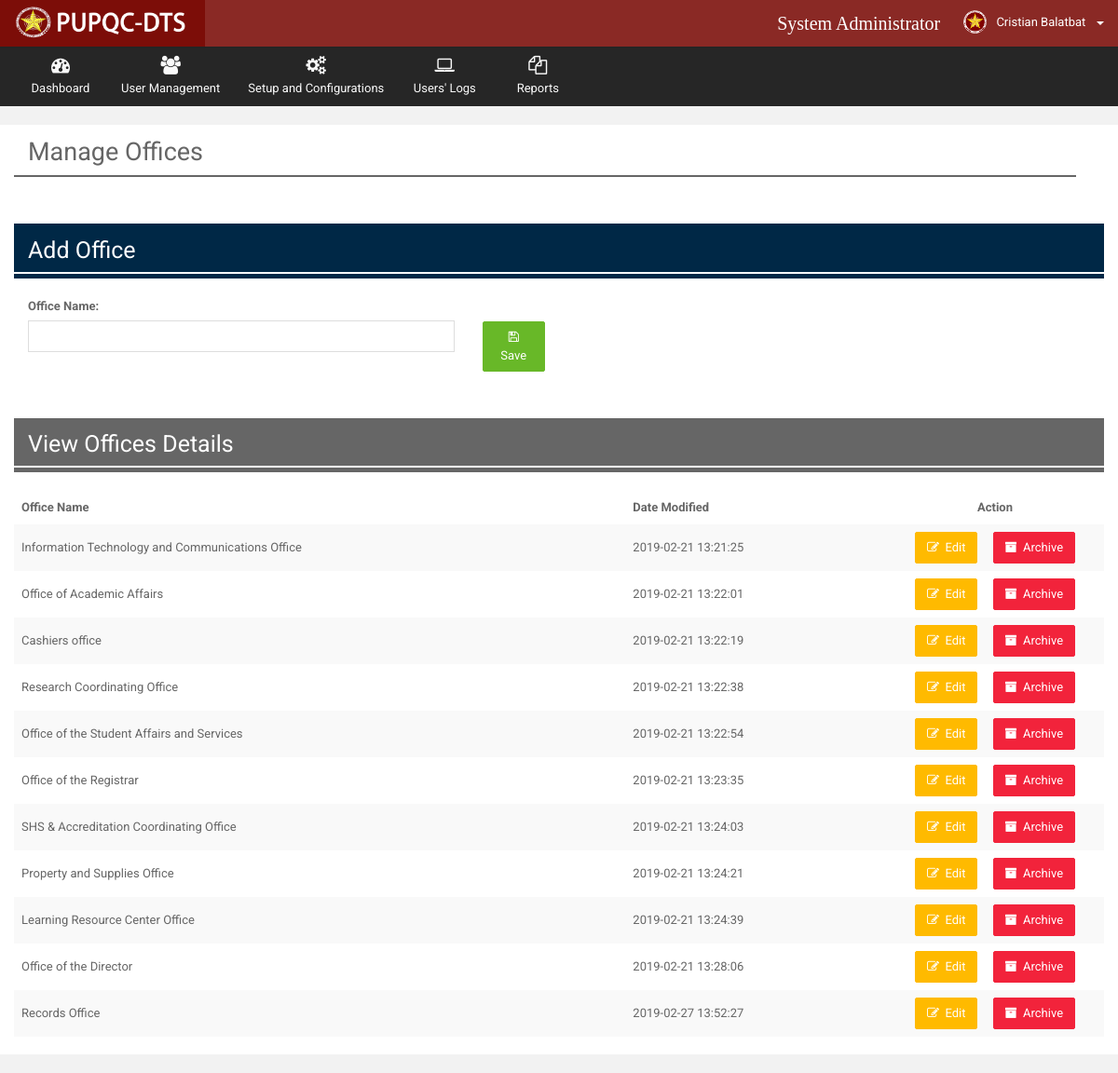
Screenshot of /Web/Admin/views/manage_department.php (signed in) with the database file from the repository.
### tables this page shows
CREATE TABLE `t_accounts` (
  `acc_ID` int(10) NOT NULL,
  `acc_empID` int(10) NOT NULL,
  `acc_username` varchar(100) NOT NULL,
  `acc_password` varchar(100) NOT NULL,
  `acc_email` varchar(255) DEFAULT NULL,
  `acc_user_role` int(10) NOT NULL,
  `acc_active_flag` varchar(20) NOT NULL DEFAULT 'Active',
  `acc_timestamp` datetime NOT NULL DEFAULT CURRENT_TIMESTAMP,
  `acc_mod_date` datetime NOT NULL DEFAULT CURRENT_TIMESTAMP
);

CREATE TABLE `t_employees` (
  `emp_ID` int(10) NOT NULL,
  `emp_lastname` varchar(100) NOT NULL,
  `emp_middlename` varchar(100) DEFAULT NULL,
  `emp_firstname` varchar(100) NOT NULL,
  `emp_office` int(10) NOT NULL,
  `emp_position` varchar(50) NOT NULL,
  `emp_picture` varchar(255) DEFAULT 'default.png',
  `emp_active_flag` bit(1) NOT NULL DEFAULT b'1',
  `emp_mod_date` datetime NOT NULL DEFAULT CURRENT_TIMESTAMP
);

CREATE TABLE `r_office` (
  `office_ID` int(10) NOT NULL,
  `office_name` varchar(200) NOT NULL,
  `office_stat` bit(1) NOT NULL DEFAULT b'1',
  `office_timestamp` datetime NOT NULL DEFAULT CURRENT_TIMESTAMP
);

### Web/Admin/views/manage_department.php (the view, shortened to what this page needs)
<?php
    include("../utilities/Header.php");
    include("../utilities/Notification.php");
    include("../utilities/navibar.php");
    include("../utilities/Tables.php");
?>
      <div class="wrapper row-offcanvas row-offcanvas-left">
       <div class="content">
          <section class="main-content">
             <div class="col-md-12">
                  <h2 style="margin-top: 15px">Manage Offices</h2>
                  <div class="row" style="padding:1px; background-color: #666666; margin-bottom: 50px; width: 100%"></div>
             </div>
              <div class="row" style="background-color: white">
                <div class="col-md-12">
                  <div class="box-info" >
                      <div class="panel-heading" style="background-color: #002846; ">
                          <h4 style="color: white; font-size: 25px">Add Office</h4>
                          <div class="row" style="padding:1px; background-color:white;"></div>
                      </div>
                      <br>
                      <form action="../functionalities/insert_func.php" method="POST">
                        <div class="col-md-5">
                            <label><b>Office Name:</b></label>
                            <input type="text" class="form-control" name="office_name" required/>
                        </div>
                        <div class="col-md-1">
                            <button class="btn btn-success" type="submit" name="add_office" style="margin-top: 26px"><i class="fa fa-save"></i> Save</button>
                        </div>
                      </form>
                   </div>
                 </div>
               </div>
              <div class="row" style="background-color: white">
                <div class="col-md-12" style="margin-top: 50px;">
                  <div class="box-info" >
                        <div class="panel-heading" style="background-color: #666666; ">
                          <h4 style="color: white; font-size: 25px">View Offices Details</h4>
                          <div class="row" style="padding:1px; background-color:white;"></div>
                        </div>
                        <br>
                        <div class="adv-table">
                         <table id="datatables" class="table table-striped table-no-border">
                            <thead>
                            <tr>
                                <th>Office Name</th>
                                <th>Date Modified</th>
                                <th style="text-align: center">Action</th>
                            </tr>
                            </thead>
                            <tbody>
                            <?php
                                $view_query = mysqli_query($connection,"SELECT * FROM `r_office` where office_stat = 1");
                                while($row = mysqli_fetch_assoc($view_query))
                                {
                                    $ID = $row["office_ID"];
                                    $office_name = $row["office_name"];
                                    $office_datestamp = $row["office_timestamp"];
                            ?>
                                <tr class="gradeX">
                                    <td width=""><?php echo $office_name ?></td>
                                    <td width=""><?php echo $office_datestamp; ?></td>
                                    <td width="20%">
                                      <center>
                                        <a data-toggle="modal" href="#edit<?php echo $ID?>" class="btn btn-round btn-warning">
                                          <i class="fa fa-edit"></i>&nbsp;
                                          Edit
                                        </a>
                                        <a data-toggle="modal" href="#archive<?php echo $ID?>" class="btn btn-round btn-danger">
                                          <i class="fa fa-archive"></i>&nbsp;
                                          Archive
                                        </a>
                                      </center>
                                    </td>
                                </tr>
                            <?php } ?>
                            </tbody>
                          </table>
                        </div>
                  </div>
                </div>
              </div>
          </section>
       </div>
      </div>
   </body>
</html>

### Web/Admin/utilities/Notification.php (shortened to what this page needs)
<body class="page-header-fixed page-sidebar-fixed page-layout-full-width" style="background-color: #f2f2f2">
  <div >
    <div class="page-wrapper" >
      <header class="header">
        <div class="logo">
          <a data-toggle="modal" href="#about_us" class="logo-text">
            <img src="../../../resources-web/images/dtslogo.png" style="width:100%; margin: 1%;" alt="">
          </a>
        </div>
        <nav role="navigation" class="navbar navbar-static-top">
          <div class="navbar-right">
            <ul class="nav navbar-nav">
              <li>
                <p style="font-size: 20px; color: white; margin-top: 10px; font-family: agency fb">
                  System Administrator&nbsp;&nbsp;
                </p>
              </li>
              <li class="dropdown dropdown-user menu-user">
                <a href="#" data-toggle="dropdown" class="dropdown-toggle">
                   <?php
                        $userID = $_SESSION['UserID'];
                        $view_query = mysqli_query($connection,"SELECT * FROM `t_accounts` AS ACC
                                                                INNER JOIN `r_user_role` AS USR
                                                                INNER JOIN `t_employees` AS EMP
                                                                INNER JOIN `r_office` AS OFF
                                                                ON  ACC.acc_user_role = USR.usr_ID
                                                                and EMP.emp_office = OFF.office_ID
                                                                and ACC.acc_empID = EMP.emp_ID
                                                                WHERE ACC.acc_ID = '$userID'
                                                                ");
                        while($row = mysqli_fetch_assoc($view_query))
                        {
                            $emp_lname = $row["emp_lastname"];
                            $emp_fname = $row["emp_firstname"];
                            $compname = $emp_fname.' '.$emp_lname;
                        }
                   ?>
                  <img src="../../../resources-web/images/PUPlogo.png" alt="User Image" class="img-circle"/>
                  <span class="hidden-xs">
                     <?php echo $compname; ?>
                  </span>&nbsp;
                  <b class="caret"></b>
                </a>
                  </li>
                </ul>
          </div>
        </nav>
      </header>

### resources-web/assets/css/themes/default.css (style rules this page uses)
.page-wrapper { float: left; width: 100%; position: relative; }
.wrapper { width: 100%; min-height: 100%; float: left; }
.wrapper:before, .wrapper:after { content: " "; display: table; }
.wrapper:after { clear: both; }
.header { position: absolute; top: 0; left: 0; right: 0; z-index: 999; }
.content, .page-sidebar { min-height: 100%; display: block; }
.content { background-color: #262123; margin-left: 220px; }
.main-content { float: left; width: 100%; padding: 20px 15px; background-color: #f2f2f2; }
body .header { position: relative; max-height: 100px; }
body .header .navbar { height: 50px; margin-bottom: 0; margin-left: 220px; background-color: #7c0d08e0; -webkit-box-shadow: 0 1px 1px rgba(0, 0, 0, 0.05); box-shadow: 0 1px 1px rgba(0, 0, 0, 0.05); }
body .header .navbar .navbar-right ul.navbar-nav > li { height: 50px; }
body .header .navbar .navbar-right ul.navbar-nav > li.dropdown-user img { margin-top: -3px; margin-right: 7px; height: 25px; }
body .header .navbar .nav a { padding-top: 14px; padding-bottom: 14px; }
body .header .logo { font-family: 'Squada One'; float: left; font-size: 30px; text-align: left; padding: 0 15px; width: 220px; height: 50px; display: block; background-color: #393235; -webkit-box-shadow: 0 1px 1px rgba(0, 0, 0, 0.05); box-shadow: 0 1px 1px rgba(0, 0, 0, 0.05); }
body .header .logo a.logo-text { color: #ffba00; -webkit-text-shadow: 3px 3px 3px rgba(0, 0, 0, 0.1); text-shadow: 3px 3px 3px rgba(0, 0, 0, 0.1); -webkit-transition: all 0.2s ease-out; -o-transition: all 0.2s ease-out; transition: all 0.2s ease-out; }
.page-header-fixed .header { position: fixed; }
.page-header-fixed .page-wrapper { margin-top: 50px; }
.page-layout-full-width .page-wrapper .header .logo { background-color: #7c0d08; }
.page-layout-full-width .page-wrapper .header .logo a.logo-text { color: #68b828; }
.page-layout-full-width .page-wrapper .wrapper .content { margin: 0; }

### rows the page displays
t_accounts: acc_empID.emp_lastname "Cristian Balatbat"
r_office: office_name "Information Technology and Communications Office", office_timestamp "2019-02-21 13:21:25"
r_office: office_name "Office of Academic Affairs", office_timestamp "2019-02-21 13:22:01"
r_office: office_name "Cashiers office", office_timestamp "2019-02-21 13:22:19"
r_office: office_name "Research Coordinating Office", office_timestamp "2019-02-21 13:22:38"
r_office: office_name "Office of the Student Affairs and Services", office_timestamp "2019-02-21 13:22:54"
r_office: office_name "Office of the Registrar", office_timestamp "2019-02-21 13:23:35"
r_office: office_name "SHS & Accreditation Coordinating Office", office_timestamp "2019-02-21 13:24:03"
r_office: office_name "Property and Supplies Office", office_timestamp "2019-02-21 13:24:21"
r_office: office_name "Learning Resource Center Office", office_timestamp "2019-02-21 13:24:39"
r_office: office_name "Office of the Director", office_timestamp "2019-02-21 13:28:06"
r_office: office_name "Records Office", office_timestamp "2019-02-27 13:52:27"
